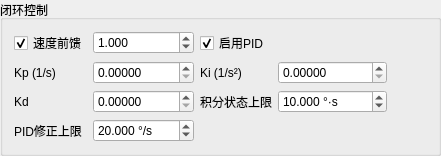
                 <widget class="QGroupBox" name="velocityClosedLoopGroup">
                  <property name="title">
                   <string>闭环控制</string>
                  </property>
                  <layout class="QGridLayout" name="velocityClosedLoopLayout">
                   <item row="0" column="0">
                    <widget class="QCheckBox" name="velocityFeedforwardCheck">
                     <property name="text">
                      <string>速度前馈</string>
                     </property>
                     <property name="checked">
                      <bool>true</bool>
                     </property>
                    </widget>
                   </item>
                   <item row="0" column="1">
                    <widget class="QDoubleSpinBox" name="velocityFeedforwardGainSpin">
                     <property name="decimals">
                      <number>3</number>
                     </property>
                     <property name="minimum">
                      <double>0.000000000000000</double>
                     </property>
                     <property name="maximum">
                      <double>5.000000000000000</double>
                     </property>
                     <property name="value">
                      <double>1.000000000000000</double>
                     </property>
                    </widget>
                   </item>
                   <item row="0" column="2">
                    <widget class="QCheckBox" name="velocityPidEnableCheck">
                     <property name="text">
                      <string>启用PID</string>
                     </property>
                     <property name="checked">
                      <bool>true</bool>
                     </property>
                    </widget>
                   </item>
                   <item row="1" column="0">
                    <widget class="QLabel" name="velocityKpLabel">
                     <property name="text">
                      <string>Kp (1/s)</string>
                     </property>
                    </widget>
                   </item>
                   <item row="1" column="1">
                    <widget class="QDoubleSpinBox" name="velocityKpSpin">
                     <property name="decimals">
                      <number>5</number>
                     </property>
                     <property name="maximum">
                      <double>1000.000000000000000</double>
                     </property>
                    </widget>
                   </item>
                   <item row="1" column="2">
                    <widget class="QLabel" name="velocityKiLabel">
                     <property name="text">
                      <string>Ki (1/s²)</string>
                     </property>
                    </widget>
                   </item>
                   <item row="1" column="3">
                    <widget class="QDoubleSpinBox" name="velocityKiSpin">
                     <property name="decimals">
                      <number>5</number>
                     </property>
                     <property name="maximum">
                      <double>1000.000000000000000</double>
                     </property>
                    </widget>
                   </item>
                   <item row="2" column="0">
                    <widget class="QLabel" name="velocityKdLabel">
                     <property name="text">
                      <string>Kd</string>
                     </property>
                    </widget>
                   </item>
                   <item row="2" column="1">
                    <widget class="QDoubleSpinBox" name="velocityKdSpin">
                     <property name="decimals">
                      <number>5</number>
                     </property>
                     <property name="maximum">
                      <double>1000.000000000000000</double>
                     </property>
                    </widget>
                   </item>
                   <item row="2" column="2">
                    <widget class="QLabel" name="velocityIntegralLimitLabel">
                     <property name="toolTip">
                      <string>将位置误差积分 ∫e·dt 限制在正负该值以内，防止积分持续累积造成饱和和过冲。</string>
                     </property>
                     <property name="text">
                      <string>积分状态上限</string>
                     </property>
                    </widget>
                   </item>
                   <item row="2" column="3">
                    <widget class="QDoubleSpinBox" name="velocityIntegralLimitSpin">
                     <property name="toolTip">
                      <string>将位置误差积分 ∫e·dt 限制在正负该值以内，防止积分持续累积造成饱和和过冲。</string>
                     </property>
                     <property name="suffix">
                      <string> °·s</string>
                     </property>
                     <property name="decimals">
                      <number>3</number>
                     </property>
                     <property name="maximum">
                      <double>100000.000000000000000</double>
                     </property>
                     <property name="value">
                      <double>10.000000000000000</double>
                     </property>
                    </widget>
                   </item>
                   <item row="3" column="0">
                    <widget class="QLabel" name="velocityMaxCorrectionLabel">
                     <property name="toolTip">
                      <string>把 P、I、D 三项之和限制在正负该速度范围内；限幅后的PID修正量再与速度前馈相加。</string>
                     </property>
                     <property name="text">
                      <string>PID修正上限</string>
                     </property>
                    </widget>
                   </item>
                   <item row="3" column="1">
                    <widget class="QDoubleSpinBox" name="velocityMaxCorrectionSpin">
                     <property name="toolTip">
                      <string>把 P、I、D 三项之和限制在正负该速度范围内；限幅后的PID修正量再与速度前馈相加。</string>
                     </property>
                     <property name="suffix">
                      <string> °/s</string>
                     </property>
                     <property name="decimals">
                      <number>3</number>
                     </property>
                     <property name="maximum">
                      <double>10000.000000000000000</double>
                     </property>
                     <property name="value">
                      <double>20.000000000000000</double>
                     </property>
                    </widget>
                   </item>
                   <item row="0" column="4" rowspan="4">
                    <spacer name="velocityClosedLoopSpacer">
                     <property name="orientation">
                      <enum>Qt::Orientation::Horizontal</enum>
                     </property>
                     <property name="sizeHint" stdset="0">
                      <size>
                       <width>40</width>
                       <height>20</height>
                      </size>
                     </property>
                    </spacer>
                   </item>
                  </layout>
                 </widget>
